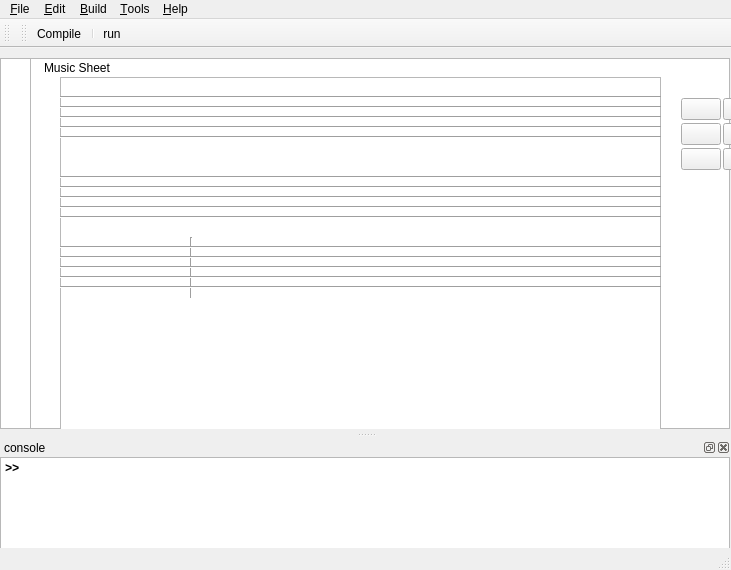
<?xml version="1.0" encoding="UTF-8"?>
<ui version="4.0">
 <class>IDE</class>
 <widget class="QMainWindow" name="IDE">
  <property name="windowModality">
   <enum>Qt::WindowModal</enum>
  </property>
  <property name="geometry">
   <rect>
    <x>0</x>
    <y>0</y>
    <width>731</width>
    <height>570</height>
   </rect>
  </property>
  <property name="minimumSize">
   <size>
    <width>731</width>
    <height>570</height>
   </size>
  </property>
  <property name="maximumSize">
   <size>
    <width>731</width>
    <height>570</height>
   </size>
  </property>
  <property name="windowTitle">
   <string>IDE -  Music Generator</string>
  </property>
  <property name="windowIcon">
   <iconset>
    <normaloff>images/iconMG.png</normaloff>images/iconMG.png</iconset>
  </property>
  <property name="iconSize">
   <size>
    <width>30</width>
    <height>28</height>
   </size>
  </property>
  <widget class="QWidget" name="centralWidget">
   <widget class="QTextBrowser" name="lineTextEdit">
    <property name="enabled">
     <bool>true</bool>
    </property>
    <property name="geometry">
     <rect>
      <x>0</x>
      <y>10</y>
      <width>31</width>
      <height>371</height>
     </rect>
    </property>
    <property name="verticalScrollBarPolicy">
     <enum>Qt::ScrollBarAlwaysOff</enum>
    </property>
    <property name="horizontalScrollBarPolicy">
     <enum>Qt::ScrollBarAlwaysOff</enum>
    </property>
    <property name="sizeAdjustPolicy">
     <enum>QAbstractScrollArea::AdjustToContents</enum>
    </property>
    <property name="html">
     <string>&lt;!DOCTYPE HTML PUBLIC &quot;-//W3C//DTD HTML 4.0//EN&quot; &quot;http://www.w3.org/TR/REC-html40/strict.dtd&quot;&gt;
&lt;html&gt;&lt;head&gt;&lt;meta name=&quot;qrichtext&quot; content=&quot;1&quot; /&gt;&lt;style type=&quot;text/css&quot;&gt;
p, li { white-space: pre-wrap; }
&lt;/style&gt;&lt;/head&gt;&lt;body style=&quot; font-family:'MS Shell Dlg 2'; font-size:8.25pt; font-weight:400; font-style:normal;&quot;&gt;
&lt;p style=&quot;-qt-paragraph-type:empty; margin-top:0px; margin-bottom:0px; margin-left:0px; margin-right:0px; -qt-block-indent:0; text-indent:0px;&quot;&gt;&lt;br /&gt;&lt;/p&gt;&lt;/body&gt;&lt;/html&gt;</string>
    </property>
    <property name="tabStopWidth">
     <number>15</number>
    </property>
    <property name="textInteractionFlags">
     <set>Qt::TextSelectableByMouse</set>
    </property>
   </widget>
   <widget class="QTextEdit" name="textEdit">
    <property name="geometry">
     <rect>
      <x>30</x>
      <y>10</y>
      <width>700</width>
      <height>371</height>
     </rect>
    </property>
    <property name="minimumSize">
     <size>
      <width>700</width>
      <height>371</height>
     </size>
    </property>
    <property name="maximumSize">
     <size>
      <width>700</width>
      <height>371</height>
     </size>
    </property>
    <property name="inputMethodHints">
     <set>Qt::ImhHiddenText|Qt::ImhMultiLine|Qt::ImhPreferLatin|Qt::ImhSensitiveData</set>
    </property>
   </widget>
   <widget class="QDockWidget" name="musicW">
    <property name="geometry">
     <rect>
      <x>40</x>
      <y>10</y>
      <width>780</width>
      <height>371</height>
     </rect>
    </property>
    <property name="minimumSize">
     <size>
      <width>780</width>
      <height>371</height>
     </size>
    </property>
    <property name="maximumSize">
     <size>
      <width>780</width>
      <height>371</height>
     </size>
    </property>
    <property name="floating">
     <bool>true</bool>
    </property>
    <property name="windowTitle">
     <string>Music Sheet</string>
    </property>
    <widget class="QWidget" name="dockWidgetContents_3">
     <widget class="Line" name="line02">
      <property name="geometry">
       <rect>
        <x>20</x>
        <y>20</y>
        <width>601</width>
        <height>20</height>
       </rect>
      </property>
      <property name="orientation">
       <enum>Qt::Horizontal</enum>
      </property>
     </widget>
     <widget class="Line" name="line03">
      <property name="geometry">
       <rect>
        <x>20</x>
        <y>30</y>
        <width>601</width>
        <height>20</height>
       </rect>
      </property>
      <property name="orientation">
       <enum>Qt::Horizontal</enum>
      </property>
     </widget>
     <widget class="Line" name="line04">
      <property name="geometry">
       <rect>
        <x>20</x>
        <y>40</y>
        <width>601</width>
        <height>20</height>
       </rect>
      </property>
      <property name="orientation">
       <enum>Qt::Horizontal</enum>
      </property>
     </widget>
     <widget class="Line" name="line05">
      <property name="geometry">
       <rect>
        <x>20</x>
        <y>50</y>
        <width>601</width>
        <height>20</height>
       </rect>
      </property>
      <property name="orientation">
       <enum>Qt::Horizontal</enum>
      </property>
     </widget>
     <widget class="Line" name="line01">
      <property name="enabled">
       <bool>true</bool>
      </property>
      <property name="geometry">
       <rect>
        <x>20</x>
        <y>10</y>
        <width>601</width>
        <height>20</height>
       </rect>
      </property>
      <property name="orientation">
       <enum>Qt::Horizontal</enum>
      </property>
     </widget>
     <widget class="Line" name="lineSeparador">
      <property name="geometry">
       <rect>
        <x>150</x>
        <y>160</y>
        <width>3</width>
        <height>61</height>
       </rect>
      </property>
      <property name="orientation">
       <enum>Qt::Vertical</enum>
      </property>
     </widget>
     <widget class="QWidget" name="formLayoutWidget">
      <property name="geometry">
       <rect>
        <x>630</x>
        <y>10</y>
        <width>131</width>
        <height>301</height>
       </rect>
      </property>
      <layout class="QFormLayout" name="formLayout">
       <property name="horizontalSpacing">
        <number>2</number>
       </property>
       <property name="verticalSpacing">
        <number>3</number>
       </property>
       <item row="0" column="0">
        <widget class="QPushButton" name="negra">
         <property name="text">
          <string/>
         </property>
         <property name="icon">
          <iconset>
           <normaloff>images/negra.png</normaloff>images/negra.png</iconset>
         </property>
         <property name="iconSize">
          <size>
           <width>50</width>
           <height>50</height>
          </size>
         </property>
        </widget>
       </item>
       <item row="1" column="0">
        <widget class="QPushButton" name="blanca">
         <property name="text">
          <string/>
         </property>
         <property name="icon">
          <iconset>
           <normaloff>images/negra.png</normaloff>images/negra.png</iconset>
         </property>
         <property name="iconSize">
          <size>
           <width>50</width>
           <height>50</height>
          </size>
         </property>
        </widget>
       </item>
       <item row="2" column="0">
        <widget class="QPushButton" name="corchea">
         <property name="text">
          <string/>
         </property>
         <property name="icon">
          <iconset>
           <normaloff>images/negra.png</normaloff>images/negra.png</iconset>
         </property>
         <property name="iconSize">
          <size>
           <width>50</width>
           <height>50</height>
          </size>
         </property>
        </widget>
       </item>
       <item row="0" column="1">
        <widget class="QPushButton" name="corcheaDoble">
         <property name="text">
          <string/>
         </property>
         <property name="icon">
          <iconset>
           <normaloff>images/negra.png</normaloff>images/negra.png</iconset>
         </property>
         <property name="iconSize">
          <size>
           <width>50</width>
           <height>50</height>
          </size>
         </property>
        </widget>
       </item>
       <item row="2" column="1">
        <widget class="QPushButton" name="semicorchea">
         <property name="text">
          <string/>
         </property>
         <property name="icon">
          <iconset>
           <normaloff>images/negra.png</normaloff>images/negra.png</iconset>
         </property>
         <property name="iconSize">
          <size>
           <width>50</width>
           <height>50</height>
          </size>
         </property>
        </widget>
       </item>
       <item row="1" column="1">
        <widget class="QPushButton" name="silencio">
         <property name="text">
          <string/>
         </property>
         <property name="icon">
          <iconset>
           <normaloff>images/negra.png</normaloff>images/negra.png</iconset>
         </property>
         <property name="iconSize">
          <size>
           <width>50</width>
           <height>50</height>
          </size>
         </property>
        </widget>
       </item>
      </layout>
     </widget>
     <widget class="Line" name="line01_2">
      <property name="geometry">
       <rect>
        <x>20</x>
        <y>90</y>
        <width>601</width>
        <height>20</height>
       </rect>
      </property>
      <property name="orientation">
       <enum>Qt::Horizontal</enum>
      </property>
     </widget>
     <widget class="Line" name="line05_2">
      <property name="geometry">
       <rect>
        <x>20</x>
        <y>130</y>
        <width>601</width>
        <height>20</height>
       </rect>
      </property>
      <property name="orientation">
       <enum>Qt::Horizontal</enum>
      </property>
     </widget>
     <widget class="Line" name="line02_2">
      <property name="geometry">
       <rect>
        <x>20</x>
        <y>100</y>
        <width>601</width>
        <height>20</height>
       </rect>
      </property>
      <property name="orientation">
       <enum>Qt::Horizontal</enum>
      </property>
     </widget>
     <widget class="Line" name="line03_2">
      <property name="geometry">
       <rect>
        <x>20</x>
        <y>110</y>
        <width>601</width>
        <height>20</height>
       </rect>
      </property>
      <property name="orientation">
       <enum>Qt::Horizontal</enum>
      </property>
     </widget>
     <widget class="Line" name="line04_2">
      <property name="geometry">
       <rect>
        <x>20</x>
        <y>120</y>
        <width>601</width>
        <height>20</height>
       </rect>
      </property>
      <property name="orientation">
       <enum>Qt::Horizontal</enum>
      </property>
     </widget>
     <widget class="Line" name="line01_3">
      <property name="geometry">
       <rect>
        <x>20</x>
        <y>160</y>
        <width>601</width>
        <height>20</height>
       </rect>
      </property>
      <property name="orientation">
       <enum>Qt::Horizontal</enum>
      </property>
     </widget>
     <widget class="Line" name="line02_3">
      <property name="geometry">
       <rect>
        <x>20</x>
        <y>170</y>
        <width>601</width>
        <height>20</height>
       </rect>
      </property>
      <property name="orientation">
       <enum>Qt::Horizontal</enum>
      </property>
     </widget>
     <widget class="Line" name="line04_3">
      <property name="geometry">
       <rect>
        <x>20</x>
        <y>190</y>
        <width>601</width>
        <height>20</height>
       </rect>
      </property>
      <property name="orientation">
       <enum>Qt::Horizontal</enum>
      </property>
     </widget>
     <widget class="Line" name="line03_3">
      <property name="geometry">
       <rect>
        <x>20</x>
        <y>180</y>
        <width>601</width>
        <height>20</height>
       </rect>
      </property>
      <property name="orientation">
       <enum>Qt::Horizontal</enum>
      </property>
     </widget>
     <widget class="Line" name="line05_3">
      <property name="geometry">
       <rect>
        <x>20</x>
        <y>200</y>
        <width>601</width>
        <height>20</height>
       </rect>
      </property>
      <property name="orientation">
       <enum>Qt::Horizontal</enum>
      </property>
     </widget>
     <widget class="QGraphicsView" name="graphicsView">
      <property name="geometry">
       <rect>
        <x>20</x>
        <y>0</y>
        <width>601</width>
        <height>373</height>
       </rect>
      </property>
      <property name="minimumSize">
       <size>
        <width>0</width>
        <height>371</height>
       </size>
      </property>
      <property name="maximumSize">
       <size>
        <width>601</width>
        <height>373</height>
       </size>
      </property>
     </widget>
     <zorder>graphicsView</zorder>
     <zorder>line02</zorder>
     <zorder>line03</zorder>
     <zorder>line04</zorder>
     <zorder>line05</zorder>
     <zorder>line01</zorder>
     <zorder>lineSeparador</zorder>
     <zorder>formLayoutWidget</zorder>
     <zorder>line01_2</zorder>
     <zorder>line05_2</zorder>
     <zorder>line02_2</zorder>
     <zorder>line03_2</zorder>
     <zorder>line04_2</zorder>
     <zorder>line01_3</zorder>
     <zorder>line02_3</zorder>
     <zorder>line04_3</zorder>
     <zorder>line03_3</zorder>
     <zorder>line05_3</zorder>
    </widget>
   </widget>
  </widget>
  <widget class="QMenuBar" name="menuBar">
   <property name="geometry">
    <rect>
     <x>0</x>
     <y>0</y>
     <width>731</width>
     <height>21</height>
    </rect>
   </property>
   <widget class="QMenu" name="menu_File">
    <property name="title">
     <string>&amp;File</string>
    </property>
    <addaction name="actionOpen"/>
    <addaction name="separator"/>
    <addaction name="actionNew_File"/>
    <addaction name="actionSave_File"/>
    <addaction name="separator"/>
    <addaction name="actionExit"/>
   </widget>
   <widget class="QMenu" name="menu_Edit">
    <property name="title">
     <string>&amp;Edit</string>
    </property>
    <addaction name="actionMusic_Sheet"/>
   </widget>
   <widget class="QMenu" name="menu_Build">
    <property name="title">
     <string>&amp;Build</string>
    </property>
   </widget>
   <widget class="QMenu" name="menu_Tools">
    <property name="title">
     <string>&amp;Tools</string>
    </property>
    <addaction name="action_Connection"/>
    <addaction name="separator"/>
    <addaction name="actionView_Console"/>
   </widget>
   <widget class="QMenu" name="menu_Help">
    <property name="title">
     <string>&amp;Help</string>
    </property>
   </widget>
   <addaction name="menu_File"/>
   <addaction name="menu_Edit"/>
   <addaction name="menu_Build"/>
   <addaction name="menu_Tools"/>
   <addaction name="menu_Help"/>
  </widget>
  <widget class="QToolBar" name="mainToolBar">
   <attribute name="toolBarArea">
    <enum>TopToolBarArea</enum>
   </attribute>
   <attribute name="toolBarBreak">
    <bool>false</bool>
   </attribute>
  </widget>
  <widget class="QStatusBar" name="statusBar"/>
  <widget class="QToolBar" name="toolBar">
   <property name="windowTitle">
    <string>toolBar</string>
   </property>
   <attribute name="toolBarArea">
    <enum>TopToolBarArea</enum>
   </attribute>
   <attribute name="toolBarBreak">
    <bool>false</bool>
   </attribute>
   <addaction name="actionCompile"/>
   <addaction name="separator"/>
   <addaction name="actionrun"/>
  </widget>
  <widget class="QDockWidget" name="consoleW">
   <property name="minimumSize">
    <size>
     <width>80</width>
     <height>110</height>
    </size>
   </property>
   <property name="maximumSize">
    <size>
     <width>731</width>
     <height>125</height>
    </size>
   </property>
   <property name="windowTitle">
    <string>console</string>
   </property>
   <attribute name="dockWidgetArea">
    <number>8</number>
   </attribute>
   <widget class="QWidget" name="dockWidgetContents_6">
    <widget class="QPlainTextEdit" name="consoleTextW">
     <property name="enabled">
      <bool>true</bool>
     </property>
     <property name="geometry">
      <rect>
       <x>0</x>
       <y>0</y>
       <width>730</width>
       <height>145</height>
      </rect>
     </property>
     <property name="font">
      <font>
       <family>Consolas</family>
       <pointsize>9</pointsize>
       <weight>75</weight>
       <italic>true</italic>
       <bold>true</bold>
      </font>
     </property>
     <property name="plainText">
      <string>&gt;&gt; </string>
     </property>
     <property name="textInteractionFlags">
      <set>Qt::LinksAccessibleByMouse</set>
     </property>
     <property name="backgroundVisible">
      <bool>false</bool>
     </property>
     <property name="centerOnScroll">
      <bool>false</bool>
     </property>
    </widget>
   </widget>
  </widget>
  <action name="actionCompile">
   <property name="icon">
    <iconset>
     <normaloff>icon/martillo.png</normaloff>icon/martillo.png</iconset>
   </property>
   <property name="text">
    <string>Compile</string>
   </property>
   <property name="toolTip">
    <string>Compilar</string>
   </property>
  </action>
  <action name="actionrun">
   <property name="icon">
    <iconset>
     <normaloff>icon/run.png</normaloff>icon/run.png</iconset>
   </property>
   <property name="text">
    <string>run</string>
   </property>
   <property name="toolTip">
    <string>Run</string>
   </property>
  </action>
  <action name="action_Connection">
   <property name="text">
    <string>&amp;Connection</string>
   </property>
  </action>
  <action name="actionView_Console">
   <property name="text">
    <string>View Console</string>
   </property>
  </action>
  <action name="actionOpen">
   <property name="text">
    <string>Open File</string>
   </property>
  </action>
  <action name="actionNew_File">
   <property name="text">
    <string>New File</string>
   </property>
  </action>
  <action name="actionExit">
   <property name="text">
    <string>Exit</string>
   </property>
  </action>
  <action name="actionMusic_Sheet">
   <property name="text">
    <string>Music Sheet</string>
   </property>
  </action>
  <action name="actionSave_File">
   <property name="text">
    <string>Save File</string>
   </property>
  </action>
  <zorder>consoleW</zorder>
 </widget>
 <layoutdefault spacing="6" margin="11"/>
 <tabstops>
  <tabstop>lineTextEdit</tabstop>
  <tabstop>textEdit</tabstop>
 </tabstops>
 <resources/>
 <connections/>
</ui>
